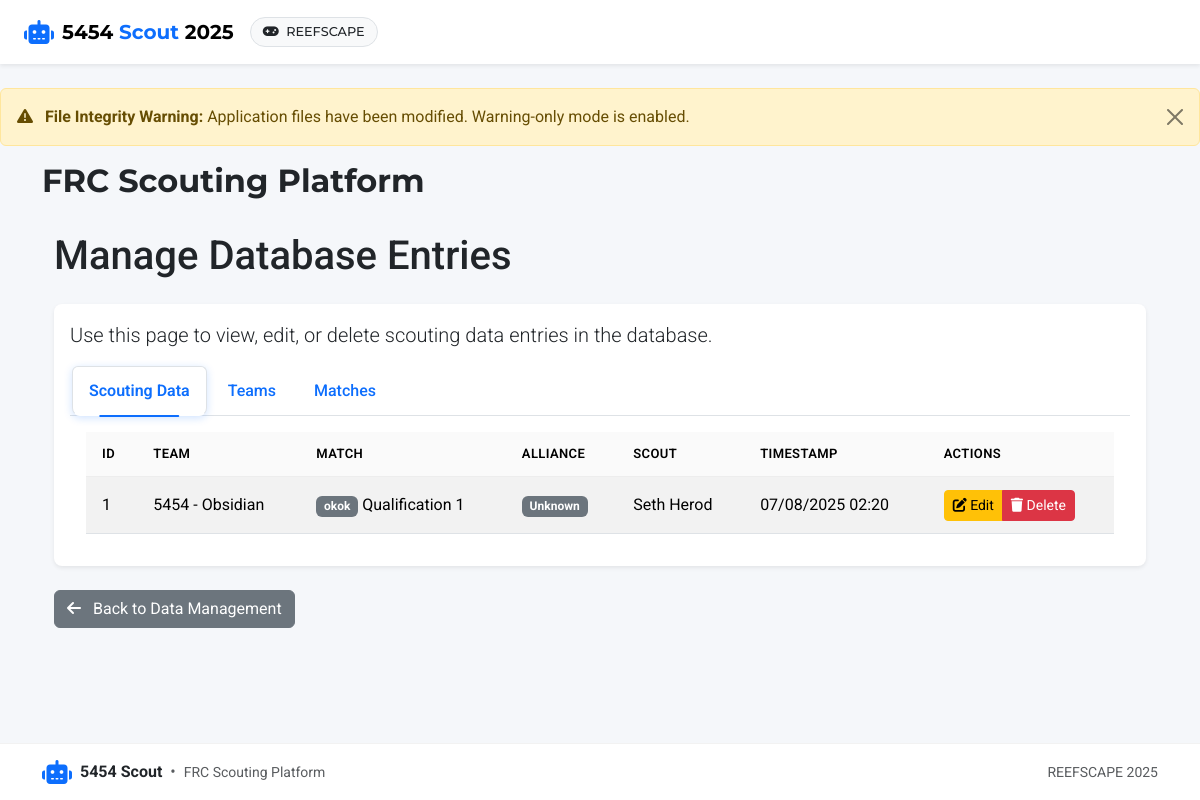
Page /data/manage on the committed database.
### app/models.py (models this page shows, shortened)
class ScoutingData(db.Model):
    id = db.Column(db.Integer, primary_key=True)
    match_id = db.Column(db.Integer, db.ForeignKey('match.id'), nullable=False)
    team_id = db.Column(db.Integer, db.ForeignKey('team.id'), nullable=False)
    scout_name = db.Column(db.String(50))
    scouting_station = db.Column(db.Integer)
    timestamp = db.Column(db.DateTime, default=datetime.utcnow)
    alliance = db.Column(db.String(10))  # 'red' or 'blue'
    data_json = db.Column(db.Text, nullable=False)  # JSON data based on game config
    @property
    def data(self):
        """Get data as a Python dictionary"""
        return json.loads(self.data_json)
    @data.setter
    def data(self, value):
        """Store data as JSON string"""
        self.data_json = json.dumps(value)

class Team(db.Model):
    id = db.Column(db.Integer, primary_key=True)
    team_number = db.Column(db.Integer, unique=True, nullable=False)
    team_name = db.Column(db.String(100))
    location = db.Column(db.String(100))
    scouting_data = db.relationship('ScoutingData', backref='team', lazy=True)
    events = db.relationship('Event', secondary=team_event, lazy='subquery',
                           backref=db.backref('teams', lazy=True))

class Event(db.Model):
    id = db.Column(db.Integer, primary_key=True)
    name = db.Column(db.String(100), nullable=False)
    code = db.Column(db.String(20), unique=True)  # Event code like "CALA" or "NYRO"
    location = db.Column(db.String(100))
    start_date = db.Column(db.Date)
    end_date = db.Column(db.Date)
    year = db.Column(db.Integer, nullable=False)
    matches = db.relationship('Match', backref='event', lazy=True)

class Match(db.Model):
    id = db.Column(db.Integer, primary_key=True)
    match_number = db.Column(db.Integer, nullable=False)
    match_type = db.Column(db.String(20), nullable=False)
    event_id = db.Column(db.Integer, db.ForeignKey('event.id'), nullable=False)
    red_alliance = db.Column(db.String(50))  # Comma-separated team numbers
    blue_alliance = db.Column(db.String(50))  # Comma-separated team numbers
    red_score = db.Column(db.Integer)
    blue_score = db.Column(db.Integer)
    winner = db.Column(db.String(10))  # 'red', 'blue', or 'tie'
    timestamp = db.Column(db.DateTime, default=datetime.utcnow)
    scouting_data = db.relationship('ScoutingData', backref='match', lazy=True)

### app/routes/data.py (the view)
@bp.route('/manage', methods=['GET'])
def manage_entries():
    game_config = current_app.config['GAME_CONFIG']
    current_event_code = game_config.get('current_event_code')
    current_event = None
    if current_event_code:
        current_event = Event.query.filter_by(code=current_event_code).first()
    scouting_entries = (ScoutingData.query
                       .join(Match)
                       .join(Event)
                       .join(Team)
                       .order_by(ScoutingData.timestamp.desc())
                       .all())
    if current_event:
        teams = current_event.teams
        matches = Match.query.filter_by(event_id=current_event.id).order_by(Match.match_type, Match.match_number).all()
    else:
        teams = []  # No teams if no current event is set
        matches = []  # No matches if no current event is set
    return render_template('data/manage/index.html',
                         scouting_entries=scouting_entries,
                         teams=teams,
                         matches=matches)

### app/routes/auth.py (called while the page is built)
@bp.app_context_processor
def inject_auth_vars():
    return {
        'current_user': current_user,
        'user_has_role': lambda role: current_user.is_authenticated and current_user.has_role(role)
    }

### run.py (called while the page is built)
@app.before_request
def check_first_run():
    if not User.query.first() and request.path != '/auth/login':
        flash('Database is being initialized. Please wait...', 'info')
        return redirect(url_for('auth.login'))

### app/templates/data/manage/index.html (shortened to what this page needs)
{% extends 'base.html' %}
{% block content %}
<div class="container">
    <h1 class="mb-4">Manage Database Entries</h1>
    <div class="card mb-4">
        <div class="card-body">
            <p class="lead">Use this page to view, edit, or delete scouting data entries in the database.</p>
            <ul class="nav nav-tabs" id="dataTabs" role="tablist">
                <li class="nav-item" role="presentation">
                    <button class="nav-link active" id="scouting-tab" data-bs-toggle="tab" data-bs-target="#scouting" type="button" role="tab" aria-controls="scouting" aria-selected="true">Scouting Data</button>
                </li>
                <li class="nav-item" role="presentation">
                    <button class="nav-link" id="teams-tab" data-bs-toggle="tab" data-bs-target="#teams" type="button" role="tab" aria-controls="teams" aria-selected="false">Teams</button>
                </li>
                <li class="nav-item" role="presentation">
                    <button class="nav-link" id="matches-tab" data-bs-toggle="tab" data-bs-target="#matches" type="button" role="tab" aria-controls="matches" aria-selected="false">Matches</button>
                </li>
            </ul>
            <div class="tab-content p-3" id="dataTabsContent">
                <div class="tab-pane fade show active" id="scouting" role="tabpanel" aria-labelledby="scouting-tab">
                    <div class="table-responsive">
                        <table class="table table-striped table-hover">
                            <thead>
                                <tr>
                                    <th>ID</th>
                                    <th>Team</th>
                                    <th>Match</th>
                                    <th>Alliance</th>
                                    <th>Scout</th>
                                    <th>Timestamp</th>
                                    <th>Actions</th>
                                </tr>
                            </thead>
                            <tbody>
                                {% for entry in scouting_entries %}
                                <tr>
                                    <td>{{ entry.id }}</td>
                                    <td>{{ entry.team.team_number }} - {{ entry.team.team_name }}</td>
                                    <td>
                                        <span class="badge bg-secondary">{{ entry.match.event.code }}</span>
                                        {{ entry.match.match_type }} {{ entry.match.match_number }}
                                    </td>
                                    <td>
                                        <span class="badge {% if entry.alliance == 'red' %}bg-danger{% elif entry.alliance == 'blue' %}bg-primary{% else %}bg-secondary{% endif %}">
                                            {{ entry.alliance|capitalize }}
                                        </span>
                                    </td>
                                    <td>{{ entry.scout_name }}</td>
                                    <td>{{ entry.timestamp.strftime('%m/%d/%Y %H:%M') }}</td>
                                    <td>
                                        <div class="btn-group btn-group-sm" role="group">
                                            <a href="{{ url_for('data.edit_entry', entry_id=entry.id) }}" class="btn btn-warning">
                                                <i class="fas fa-edit"></i> Edit
                                            </a>
                                            <button type="button" class="btn btn-danger" data-bs-toggle="modal" data-bs-target="#deleteModal-{{ entry.id }}">
                                                <i class="fas fa-trash"></i> Delete
                                            </button>
                                        </div>
                                    </td>
                                </tr>
                                {% else %}
                                <tr>
                                    <td colspan="7" class="text-center">No scouting data entries found.</td>
                                </tr>
                                {% endfor %}
                            </tbody>
                        </table>
                    </div>
                </div>
            </div>
        </div>
    </div>
    <div class="d-grid gap-2 d-md-flex justify-content-md-start">
        <a href="{{ url_for('data.index') }}" class="btn btn-secondary">
            <i class="fas fa-arrow-left me-2"></i> Back to Data Management
        </a>
    </div>
</div>
{% endblock %}

### app/static/css/styles.css (style rules this page uses)
body { min-height: 100vh; display: flex; flex-direction: column; background-color: #f8f9fa; font-family: 'Roboto', 'Segoe UI', Arial, sans-serif; }
.card { box-shadow: 0 4px 6px rgba(0, 0, 0, 0.1); transition: transform 0.2s, box-shadow 0.2s; }
:root { --primary-color: #007bff; --secondary-color: #6c757d; --success-color: #28a745; --danger-color: #dc3545; --warning-color: #ffc107; --info-color: #17a2b8; --light-color: #f8f9fa; --dark-color: #343a40; }
body { display: flex; flex-direction: column; min-height: 100vh; }
.container { flex: 1; }
.card { box-shadow: 0 0.125rem 0.25rem rgba(0, 0, 0, 0.075); border-radius: 0.5rem; transition: transform 0.2s ease-in-out, box-shadow 0.2s ease-in-out; }
:root { --primary: #0d6efd; --primary-light: #cfe2ff; --primary-dark: #0a58ca; --secondary: #6c757d; --success: #198754; --danger: #dc3545; --warning: #ffc107; --info: #0dcaf0; --light: #f8f9fa; --dark: #212529; --red-alliance: #dc3545; --red-alliance-bg: #f8d7da; --blue-alliance: #0d6efd; --blue-alliance-bg: #cfe2ff; --auto-color: #fd7e14; --teleop-color: #0d6efd; --endgame-color: #198754; --navbar-bg: #ffffff; --card-shadow: 0 .125rem .25rem rgba(0, 0, 0, .075); --card-shadow-hover: 0 .5rem 1rem rgba(0, 0, 0, .15); --border-radius: .5rem; --transition-speed: 0.2s; --font-family-base: 'Roboto', -apple-system, BlinkMacSystemFont, 'Segoe UI', Arial, sans-serif; --font-family-headings: 'Montserrat', var(--font-family-base); }
html, body { min-height: 100vh; }
body { font-family: var(--font-family-base); background-color: #f5f7fa; display: flex; flex-direction: column; }
.nav-link { position: relative; padding: 0.75rem 1rem; border-radius: 0.5rem; transition: all var(--transition-speed) ease-in-out; margin: 0 0.125rem; font-weight: 500; display: flex; align-items: center; }
.nav-link.active { background-color: rgba(13, 110, 253, 0.15); color: var(--primary) !important; font-weight: 600; box-shadow: 0 2px 8px rgba(13, 110, 253, 0.2); }
.nav-link.active::after { content: ''; position: absolute; bottom: -2px; left: 50%; transform: translateX(-50%); width: 60%; height: 2px; background-color: var(--primary); border-radius: 1px; }
.card { border-radius: var(--border-radius); box-shadow: var(--card-shadow); transition: transform var(--transition-speed) ease-in-out, box-shadow var(--transition-speed) ease-in-out; overflow: hidden; margin-bottom: 1.5rem; border: none; }
.table { margin-bottom: 0; }
.table thead th { background-color: rgba(0, 0, 0, 0.02); border-bottom: 2px solid rgba(0, 0, 0, 0.05); font-weight: 600; text-transform: uppercase; font-size: 0.8125rem; letter-spacing: 0.03em; padding: 0.75rem 1rem; }
.table tbody td { padding: 0.75rem 1rem; vertical-align: middle; }
.page-loaded { animation: fadeIn 0.3s ease-in-out; }
.btn { transition: all 0.2s ease-in-out; }
html { scroll-behavior: smooth; }

### rows in the picture
ScoutingData: id "1", team.team_number "5454", team.team_name "Obsidian", match.event.code "okok", match.match_type "Qualification", match.match_number "1", alliance "Unknown", scout_name "Seth Herod", timestamp "07/08/2025 02:20"

### other values in the picture
{{ game_config.season }} "2025"
{{ game_config.game_name }} "REEFSCAPE"
